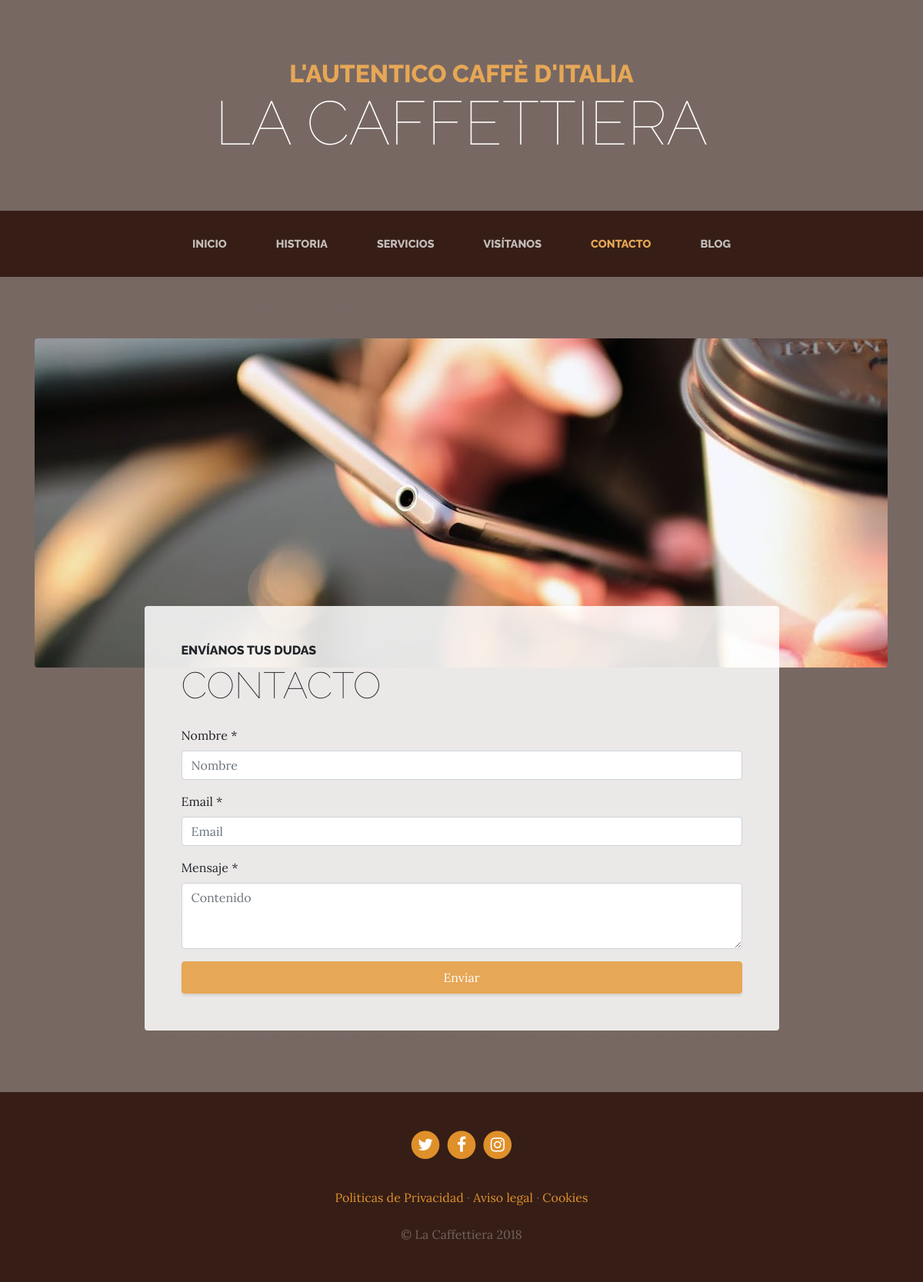
/contacto/, run on the app's committed database.
### sample/models.py (models this page shows, shortened)
class Politica(models.Model):
    titulo=models.CharField(max_length=100)
    contenido=models.TextField()

### contacto/views.py (the view, shortened to what this page needs)
# urls.py: path('', contacto , name="contacto"),
def contacto(request):
    form=ContactForm()
    data={
        "form":form,
    }
    return render(request,"contacto/contacto.html",data)

### contacto/forms.py
class ContactForm(forms.Form):
    name= forms.CharField(label="nombre" , required=True, widget=forms.TextInput( attrs={' class': 'form-control', 'placeholder':'Nombre'}), min_length=3, max_length=100 )
    email= forms.EmailField(label="email", required=True, widget=forms.EmailInput( attrs={' class': 'form-control', 'placeholder':'Email' }) )
    content= forms.CharField(label="contenido", required=True ,widget=forms.Textarea(attrs={' class': 'form-control' , 'rows':3 ,'placeholder':'Contenido' }))

### sample/processors.py (called while the page is built)
def ctx_p(request):
    politicas=Politica.objects.all()
    data={"politicas":politicas}
    return data

### social/processors.py (called while the page is built)
def ctx_dic(request):
    ctx = {}
    links=Link.objects.all()
    for link in links:
        ctx[link.Key]= link.url
    return ctx

### contacto/templates/contacto/contacto.html (shortened to what this page needs)
{% extends "core/base.html" %}
{% load static %}
{% block content %}
<section class="page-section about-heading">
    <div class="container">
      <img class="img-fluid rounded about-heading-img mb-3 mb-lg-0" src="{% static 'core/img/contact.jpg'%}" alt="">
      <div class="about-heading-content">
        <div class="row">
          <div class="col-xl-9 col-lg-10 mx-auto">
            <div class="bg-faded rounded p-5">
              <h2 class="section-heading mb-4">
                <span class="section-heading-upper">Envíanos tus dudas</span>
                <span class="section-heading-lower">Contacto</span>
              </h2>
              <form action="" method="post">
                  <div class="form-group">
                      <label>Nombre *</label>
                      <div class="input-group">
                          {{form.name}}
                      </div>
                  </div>
                  <div class="form-group">
                      <label>Email *</label>
                      <div class="input-group">
                          {{form.email}}
                      </div>
                  </div>
                  <div class="form-group">
                      <label>Mensaje *</label>
                      <div class="input-group">
                          {{form.content}}
                      </div>
                  </div>
                  <div class="text-center">
                      <input type="submit" class="btn btn-primary btn-block py-2" value="Enviar">
                  </div>
              </form>
            </div>
          </div>
        </div>
      </div>
    </div>
  </section>
{% endblock %}

### core/templates/core/base.html (shortened to what this page needs)
<!DOCTYPE html>
<html lang="es">
  <head>
    {% load static %}
    <link href="{% static 'core/vendor/bootstrap/css/bootstrap.min.css'%}" rel="stylesheet">
    <link href="{% static 'core/vendor/font-awesome/css/font-awesome.min.css'%}" rel="stylesheet" type="text/css">
    <link href="{% static 'core/css/business-casual.css'%}" rel="stylesheet">
  </head>
  <body>
    <h1 class="site-heading text-center text-white d-none d-lg-block">
      <span class="site-heading-upper text-primary mb-3">L'autentico caffè d'italia</span>
      <span class="site-heading-lower">La Caffettiera</span>
    </h1>
    <nav class="navbar navbar-expand-lg navbar-dark py-lg-4" id="mainNav">
      <div class="container">
        <div class="collapse navbar-collapse" id="navbarResponsive">
          <ul class="navbar-nav mx-auto">
            <li class="nav-item {% if request.path == '/' %}active {% endif %} px-lg-4">
              <a class="nav-link text-uppercase text-expanded" href="{% url 'home' %}">Inicio</a>
            </li>
            <li class="nav-item {% if request.path == '/historia/' %}active {% endif %} px-lg-4">
              <a class="nav-link text-uppercase text-expanded" href="{% url 'historia' %}">Historia</a>
            </li>
            <li class="nav-item {% if request.path == '/servicios/' %}active {% endif %} px-lg-4">
              <a class="nav-link text-uppercase text-expanded" href="{% url 'servicios' %}">Servicios</a>
            </li>
            <li class="nav-item {% if request.path == '/visitanos/' %}active {% endif %} px-lg-4">
              <a class="nav-link text-uppercase text-expanded" href="{% url 'visitanos' %}">Visítanos</a>
            </li>
            <li class="nav-item {% if request.path == '/contacto/' %}active {% endif %} px-lg-4">
              <a class="nav-link text-uppercase text-expanded" href="{% url 'contacto' %}">Contacto</a>
            </li>
            <li class="nav-item {% if request.path|slice:':6'  == '/blog/' %}active {% endif %} px-lg-4">
              <a class="nav-link text-uppercase text-expanded" href="{% url 'blog' %}">Blog</a>
            </li>
          </ul>
        </div>
      </div>
    </nav>
    {% block content %}
    {% endblock %}
    <footer class="footer text-faded text-center py-5">
      <div class="container">
        <p class="m-0">
          {% if LINK_TWITTER %}
	        <a href="{{LINK_TWITTER}}" class="link">
	          <span class="fa-stack fa-lg">
	            <i class="fa fa-circle fa-stack-2x"></i>
	            <i class="fa fa-twitter fa-stack-1x fa-inverse"></i>
	          </span>
	        </a>
          {% endif %}
          {% if LINK_FACEBOOK %}
	        <a href="{{LINK_FACEBOOK}}" class="link">
	          <span class="fa-stack fa-lg">
	            <i class="fa fa-circle fa-stack-2x"></i>
	            <i class="fa fa-facebook fa-stack-1x fa-inverse"></i>
	          </span>
	        </a>
          {% endif %}
          {% if LINK_INSTAGRAM %}
	        <a href="{{LINK_INSTAGRAM}}" class="link">
	          <span class="fa-stack fa-lg">
	            <i class="fa fa-circle fa-stack-2x"></i>
	            <i class="fa fa-instagram fa-stack-1x fa-inverse"></i>
	          </span>
	        </a>
          {% endif %}
	    </p>
        <p class="m-0 mbt">
          {% for politica in politicas %}
        	<a href="{% url 'sample' politica.id %}" class="link">{{politica.titulo}}</a> {% if not forloop.last %}·{% endif %}
          {% endfor %}
		</p>
        <p class="m-0 mbt1">&copy; La Caffettiera 2018 </p>
      </div>
	</footer>
  </body>
</html>

### core/static/core/css/business-casual.css (style rules this page uses)
body { font-family: 'Lora'; background: linear-gradient(rgba(47, 23, 15, 0.65), rgba(47, 23, 15, 0.65)), url("../img/bg.jpg"); background-attachment: fixed; background-position: center; background-size: cover; }
h1, h2, h3, h4, h5, h6 { font-family: 'Raleway'; }
p { line-height: 1.75; }
.text-faded { color: rgba(255, 255, 255, 0.3); }
.site-heading { margin-top: 5rem; margin-bottom: 5rem; text-transform: uppercase; line-height: 1; font-family: 'Raleway'; }
.site-heading .site-heading-upper { display: block; font-size: 2rem; font-weight: 800; }
.site-heading .site-heading-lower { font-size: 5rem; font-weight: 100; line-height: 4rem; }
.page-section { margin-top: 5rem; margin-bottom: 5rem; }
.section-heading { text-transform: uppercase; }
.section-heading .section-heading-upper { display: block; font-size: 1rem; font-weight: 800; padding-bottom:.5rem; }
.section-heading .section-heading-lower { display: block; font-size: 3rem; font-weight: 100; }
.bg-faded { background-color: rgba(255, 255, 255, 0.85); }
#mainNav { background-color: rgba(47, 23, 15, 0.9); font-family: 'Raleway'; }
#mainNav .navbar-nav .nav-item .nav-link { color: rgba(255, 255, 255, 0.7); font-weight: 800; }
#mainNav .navbar-nav .nav-item.active .nav-link { color: #e6a756; }
@media (min-width: 992px) { #mainNav .navbar-nav .nav-item .nav-link { font-size: 0.9rem; } }
@media (min-width: 992px) { .about-heading .about-heading-img { position: relative; z-index: 0; } }
@media (min-width: 992px) { .about-heading .about-heading-content { margin-top: -5rem; position: relative; z-index: 1; } }
.footer { background-color: rgba(47, 23, 15, 0.9); }
.text-primary { color: #e6a756 !important; }
.btn { box-shadow: 0px 3px 3px 0px rgba(33, 37, 41, 0.1); }
.btn-primary { background-color: #e6a756; border-color: #e6a756; }
.mbt { padding-top: 2rem; }
.mbt1 { padding-top: 1.25rem; }
a.link { color: #df902a; }

### data on the page
Politica: titulo "Politicas de Privacidad"
Politica: titulo "Aviso legal"
Politica: titulo "Cookies"
